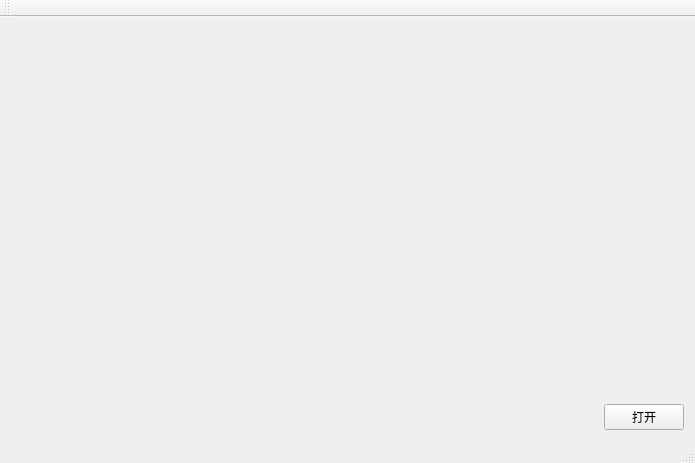
<?xml version="1.0" encoding="UTF-8"?>
<ui version="4.0">
 <class>FFmpegPlayerClass</class>
 <widget class="QMainWindow" name="FFmpegPlayerClass">
  <property name="geometry">
   <rect>
    <x>0</x>
    <y>0</y>
    <width>695</width>
    <height>463</height>
   </rect>
  </property>
  <property name="windowTitle">
   <string>FFmpegPlayer</string>
  </property>
  <widget class="QWidget" name="centralWidget">
   <layout class="QGridLayout" name="gridLayout">
    <item row="0" column="0">
     <layout class="QVBoxLayout" name="verticalLayout" stretch="5,1">
      <item>
       <widget class="QLabel" name="label">
        <property name="text">
         <string/>
        </property>
       </widget>
      </item>
      <item>
       <layout class="QHBoxLayout" name="horizontalLayout">
        <item>
         <spacer name="horizontalSpacer">
          <property name="orientation">
           <enum>Qt::Horizontal</enum>
          </property>
          <property name="sizeHint" stdset="0">
           <size>
            <width>40</width>
            <height>20</height>
           </size>
          </property>
         </spacer>
        </item>
        <item>
         <widget class="QPushButton" name="pushButton">
          <property name="text">
           <string>打开</string>
          </property>
         </widget>
        </item>
       </layout>
      </item>
     </layout>
    </item>
   </layout>
  </widget>
  <widget class="QMenuBar" name="menuBar">
   <property name="geometry">
    <rect>
     <x>0</x>
     <y>0</y>
     <width>695</width>
     <height>26</height>
    </rect>
   </property>
  </widget>
  <widget class="QToolBar" name="mainToolBar">
   <attribute name="toolBarArea">
    <enum>TopToolBarArea</enum>
   </attribute>
   <attribute name="toolBarBreak">
    <bool>false</bool>
   </attribute>
  </widget>
  <widget class="QStatusBar" name="statusBar"/>
 </widget>
 <layoutdefault spacing="6" margin="11"/>
 <resources>
  <include location="../FFmpegPlayer.qrc"/>
 </resources>
 <connections/>
</ui>
